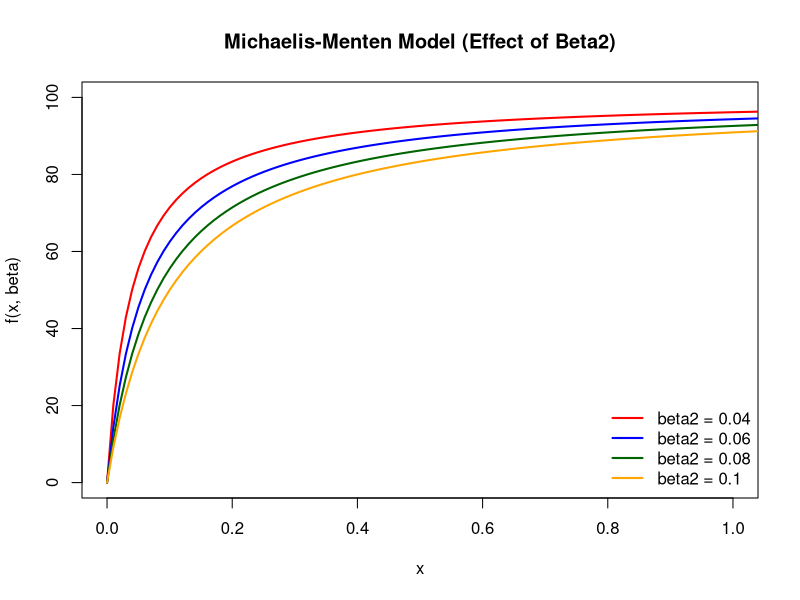
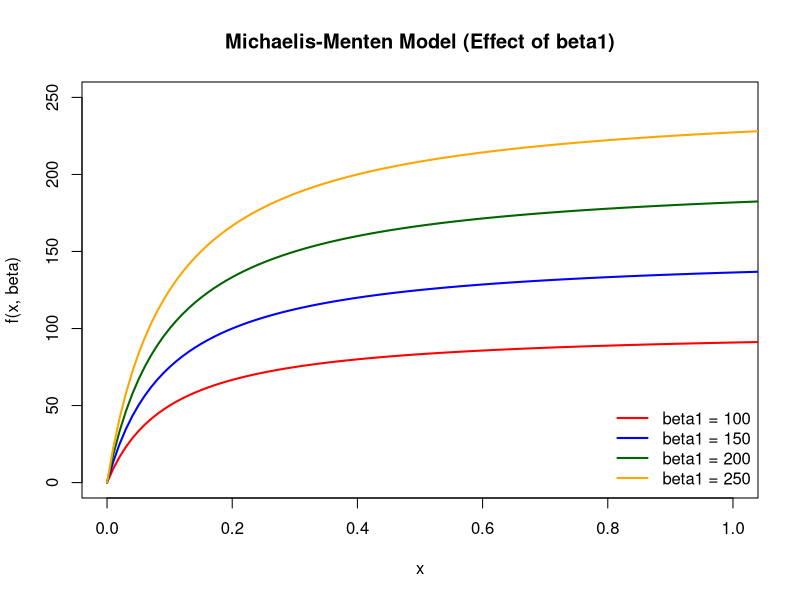
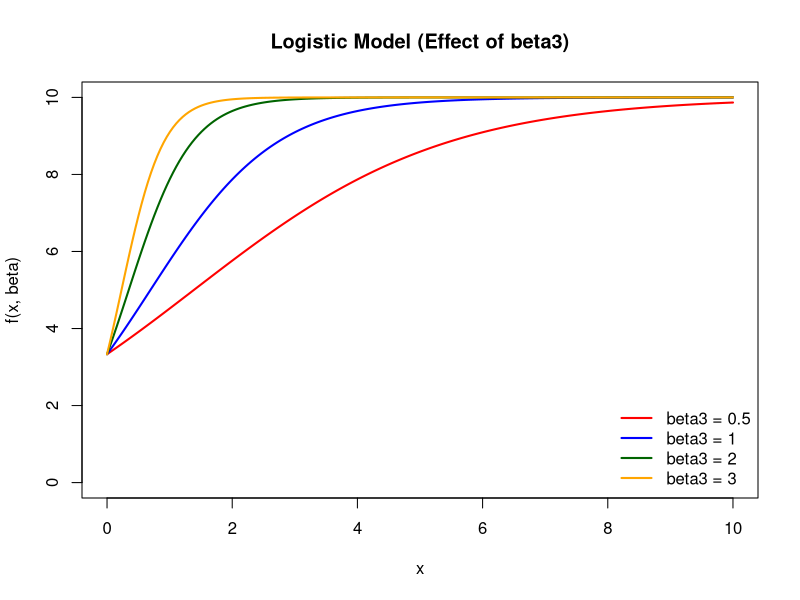
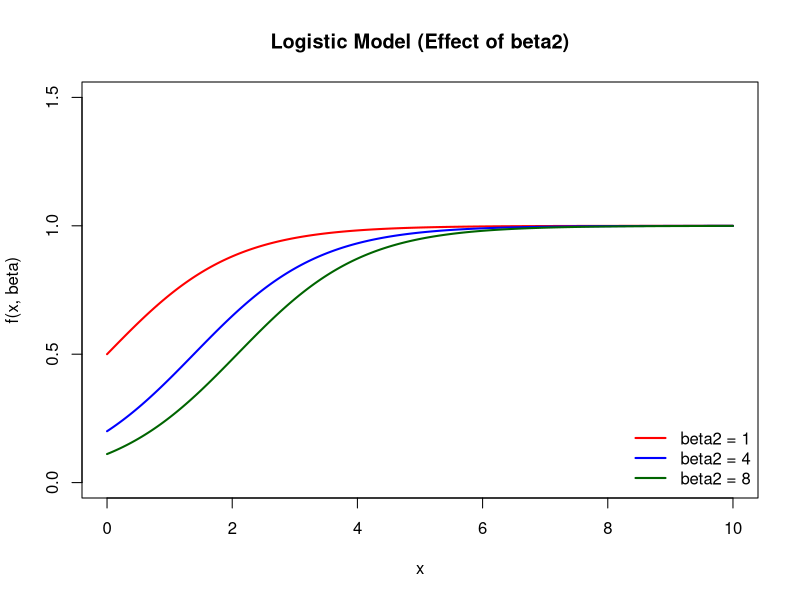
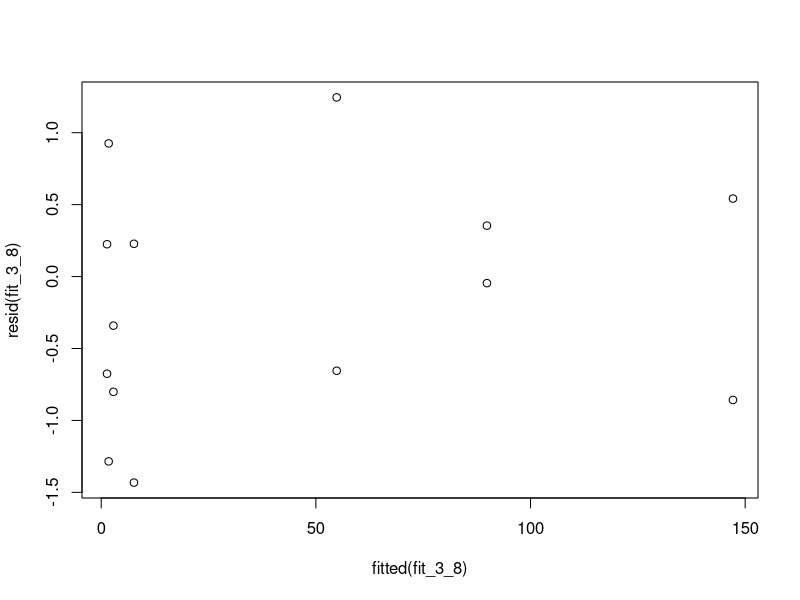
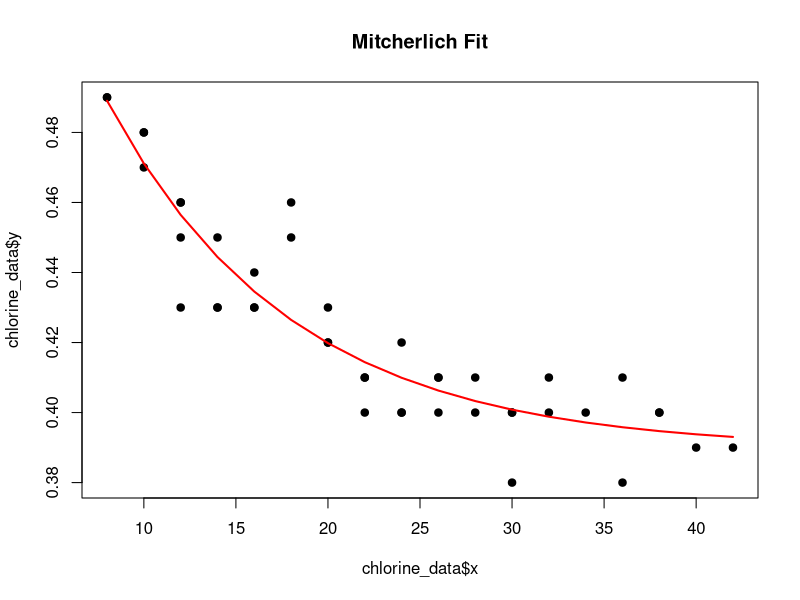
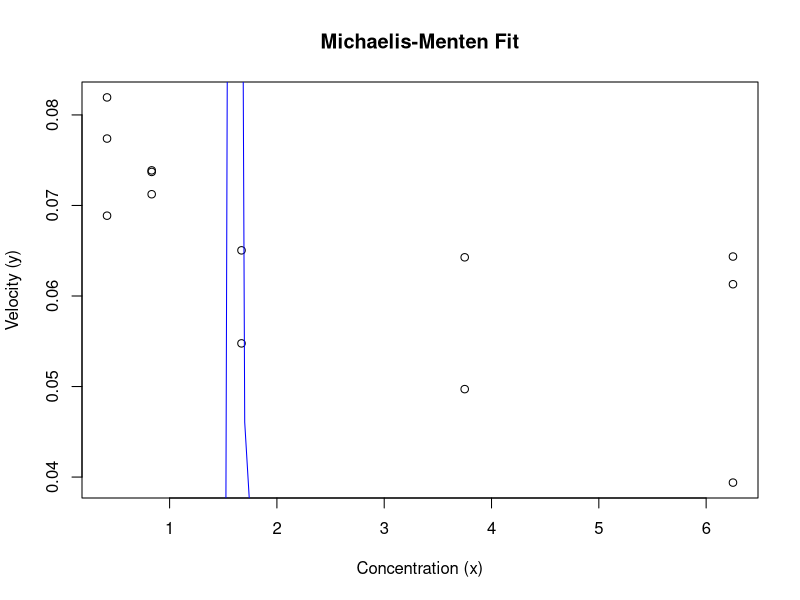
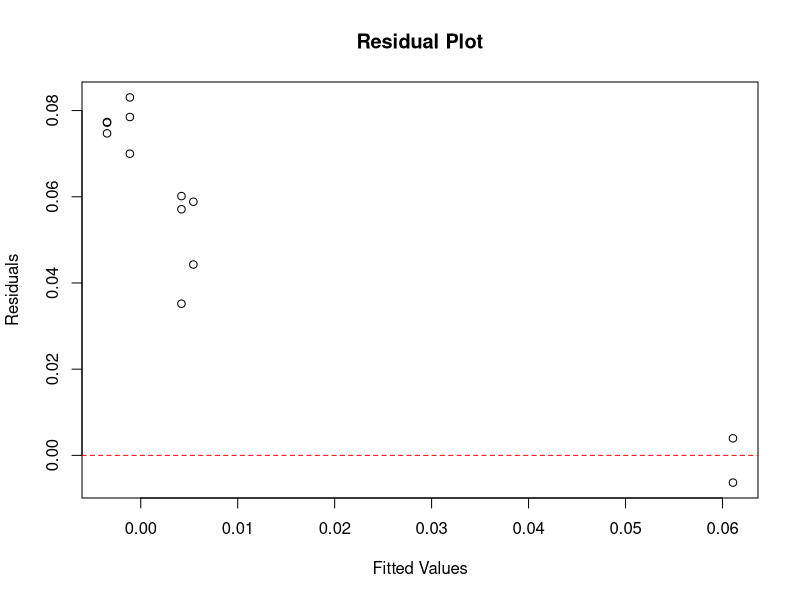

The R source for these figures, in order:
## ---- chunk 1
knitr::opts_chunk$set(echo = TRUE)
## ---- chunk 2
library(MASS)
## ---- chunk 3
# Define the response function based on Eq 3.12
f <- function(x, b1, b2) {
  (b1 * x) / (b2 + x)
}

# Values for x and parameters
x <- seq(0, 2, length.out = 200) # Choosing a range to show saturation
b1 <- 100
b2_values <- c(0.04, 0.06, 0.08, 0.10)
colors <- c("red", "blue", "darkgreen", "orange")

# Create plot
plot(NULL, xlim = c(0, 1), ylim = c(0, 100), 
     xlab = "x", ylab = "f(x, beta)", 
     main = "Michaelis-Menten Model (Effect of Beta2)")

# Add lines for each beta2
for(i in 1:4) {
  lines(x, f(x, b1, b2_values[i]), col = colors[i], lwd = 2)
}

# Add legend
legend("bottomright", legend = paste("beta2 =", b2_values), 
       col = colors, lwd = 2, bty = "n")

## ---- chunk 4
# Define the response function based on Eq 3.12
f <- function(x, b1, b2) {
  (b1 * x) / (b2 + x)
}

# Values for x and parameters
x <- seq(0, 2, length.out = 200) # Choosing a range to show saturation
b1_values <- c(100, 150, 200, 250)
b2 <- 0.10
colors <- c("red", "blue", "darkgreen", "orange")

# Create plot
plot(NULL, xlim = c(0, 1), ylim = c(0, 250), 
     xlab = "x", ylab = "f(x, beta)", 
     main = "Michaelis-Menten Model (Effect of beta1)")

# Add lines for each beta2
for(i in 1:4) {
  lines(x, f(x, b1_values[i], b2), col = colors[i], lwd = 2)
}

# Add legend
legend("bottomright", legend = paste("beta1 =", b1_values), 
       col = colors, lwd = 2, bty = "n")
## ---- chunk 5
# expected value
f <- function(x, b1, b2, b3) {
  b1/(1+b2*exp(-b3*x))
}

# Values for x and parameters
x <- seq(0, 10, length.out = 200) # Choosing a range to show saturation
b1 <- 10
b2 <- 2
b3_values <- c(0.5, 1, 2, 3)
colors <- c("red", "blue", "darkgreen", "orange")

# Create plot
plot(NULL, xlim = c(0, 10), ylim = c(0, 10), 
     xlab = "x", ylab = "f(x, beta)", 
     main = "Logistic Model (Effect of beta3)")

# Add lines for each beta2
for(i in 1:4) {
  lines(x, f(x, b1, b2, b3_values[i]), col = colors[i], lwd = 2)
}

# Add legend
legend("bottomright", legend = paste("beta3 =", b3_values), 
       col = colors, lwd = 2, bty = "n")
## ---- chunk 6
# expected value
f <- function(x, b1, b2, b3) {
  b1/(1+b2*exp(-b3*x))
}

# Values for x and parameters
x <- seq(0, 10, length.out = 200) # Choosing a range to show saturation
b1 <- 1
b2_values <- c(1, 4, 8)
b3 <- 1
colors <- c("red", "blue", "darkgreen")

# Create plot
plot(NULL, xlim = c(0, 10), ylim = c(0, 1.5), 
     xlab = "x", ylab = "f(x, beta)", 
     main = "Logistic Model (Effect of beta2)")

# Add lines for each beta2
for(i in 1:3) {
  lines(x, f(x, b1, b2_values[i], b3), col = colors[i], lwd = 2)
}

# Add legend
legend("bottomright", legend = paste("beta2 =", b2_values), 
       col = colors, lwd = 2, bty = "n")
## ---- chunk 7
# Input the pooled data
x_vals <- c(0.5, 0.5, 1, 1, 2, 2, 4, 4, 8, 8, 9, 9, 10, 10)
y_vals <- c(0.68, 1.58, 0.45, 2.66, 2.50, 2.04, 6.19, 7.85, 56.1, 54.2, 89.8, 90.2, 147.7, 146.3)

# (a) Find starting values using log-linear regression
# log(y) = log(b1) + b2 * x
start_mod <- lm(log(y_vals) ~ x_vals)
start_b1 <- exp(coef(start_mod)[1])
start_b2 <- coef(start_mod)[2]
start_b1
start_b2
## ---- chunk 8
# (b) Fit the nonlinear model using nls()
fit_3_8 <- nls(y_vals ~ b1 * exp(b2 * x_vals), 
               start = list(b1 = start_b1, b2 = start_b2))

## ---- chunk 9
# Display results for (c), (d), and (e)
summary(fit_3_8)
## ---- chunk 10
plot(resid(fit_3_8) ~ fitted(fit_3_8))
## ---- chunk 11
# 1. Input the data with a unique name to avoid the 'closure' error
chlorine_data <- data.frame(
  x = c(8,8, 10,10,10,10, 12,12,12,12, 14,14,14, 16,16,16, 18,18, 20,20,20, 
        22,22,22, 24,24,24, 26,26,26, 28,28, 30,30,30, 32,32, 34, 36,36, 38,38, 40, 42),
  y = c(0.49,0.49, 0.48,0.47,0.48,0.77, 0.46,0.46,0.45,0.43, 0.45,0.43,0.43, 
        0.44,0.43,0.43, 0.46,0.45, 0.42,0.42,0.43, 0.41,0.41,0.40, 0.42,0.40,0.40, 
        0.41,0.40,0.41, 0.41,0.40, 0.40,0.40,0.38, 0.41,0.40, 0.40, 0.41,0.38, 0.40,0.40, 0.39, 0.39)
)

# 2. (Optional but recommended) Remove the 0.77 outlier
chlorine_data <- chlorine_data[chlorine_data$y < 0.70, ]

# 3. Fit the Mitcherlich model
# Model: y = b0 + b1 * exp(b2 * x)
mitch_model <- nls(y ~ b0 + b1 * exp(b2 * x), 
                   data = chlorine_data, 
                   start = list(b0 = 0.39, b1 = 0.1, b2 = -0.05))

# --- Answers for your homework ---

# (b) Summary of parameters
summary(mitch_model)

# (d) 95% Confidence Intervals (Wald Method)
confint.default(mitch_model)

# (e) Estimate of sigma^2 (MSE)
sigma_sq <- sum(resid(mitch_model)^2) / df.residual(mitch_model)
cat("The estimate for sigma^2 is:", sigma_sq, "\n")

# Visualization
plot(chlorine_data$x, chlorine_data$y, pch=19, main="Mitcherlich Fit")
lines(chlorine_data$x, predict(mitch_model), col="red", lwd=2)
## ---- chunk 12
# 1. Input data from the image
df <- data.frame(
  x = c(0.417, 0.417, 0.417, 0.833, 0.833, 0.833, 1.670, 1.670, 
        3.750, 3.750, 6.250, 6.250, 6.250),
  y = c(0.0773895, 0.0688714, 0.0819351, 0.0737034, 0.0738753, 
        0.0712396, 0.0650420, 0.0547667, 0.0497128, 0.0642727, 
        0.0613005, 0.0643576, 0.0393892)
)

# 2. Fit the Michaelis-Menten Model: y = (theta1 * x) / (theta2 + x)
# We use 'nls'. Note: theta1 is Vmax, theta2 is Km.
# Given the downward trend, theta1 will likely be negative.
mm_fit <- nls(y ~ (theta1 * x) / (theta2 + x), 
              data = df, 
              start = list(theta1 = 0.05, theta2 = -1))

# 3. View the results (Coefficients, Standard Errors, p-values)
summary(mm_fit)

# 4. Investigate Adequacy: Residual Analysis
# We check if the errors are randomly distributed
df$residuals <- resid(mm_fit)
df$fitted <- predict(mm_fit)

# Plot 1: Data vs. Fitted Model
plot(df$x, df$y, main="Michaelis-Menten Fit", xlab="Concentration (x)", ylab="Velocity (y)")
lines(seq(0, 7, 0.1), predict(mm_fit, newdata=data.frame(x=seq(0, 7, 0.1))), col="blue")

# Plot 2: Residual Plot
plot(df$fitted, df$residuals, main="Residual Plot", 
     xlab="Fitted Values", ylab="Residuals")
abline(h = 0, lty = 2, col="red")

# 5. Formal Adequacy Check: Lack of Fit Test
# Since we have replicates at x = 0.417, 0.833, etc., we can compare the 
# nonlinear model to a saturated model (ANOVA)
fit_reduced <- mm_fit
fit_full <- lm(y ~ as.factor(x), data = df) # Treatment model for pure error
anova(fit_reduced, fit_full)
## ---- chunk 13
# ============================================
# 3.11 Mitcherlich Model - Base R Solution
# ============================================

# ------------------------------
# (1) Enter data (with replicates)
# ------------------------------
x <- c(rep(8,2), rep(10,4), rep(12,4), rep(14,3), rep(16,3), rep(18,2),
       rep(20,3), rep(22,3), rep(24,3), rep(26,3), rep(28,2), rep(30,3),
       rep(32,2), 34, rep(36,2), rep(38,2), 40, 42)

y <- c(0.49,0.49, 0.48,0.47,0.48,0.77, 0.46,0.46,0.45,0.43, 0.45,0.43,0.43,
       0.44,0.43,0.43, 0.46,0.45, 0.42,0.42,0.43, 0.41,0.41,0.40, 0.42,0.40,0.40,
       0.41,0.40,0.41, 0.41,0.40, 0.40,0.40,0.38, 0.41,0.40, 0.40, 0.41,0.38,
       0.40,0.40, 0.39, 0.39)

# Remove the obvious outlier (0.77 at x=10)
outlier_idx <- which(y == 0.77)
if (length(outlier_idx) > 0) {
  cat("Removing outlier: y =", y[outlier_idx], "at x =", x[outlier_idx], "\n")
  x <- x[-outlier_idx]
  y <- y[-outlier_idx]
}

data <- data.frame(y = y, x = x)
n <- length(y)

# ------------------------------
# (a) Scatter diagram
# ------------------------------
par(mfrow = c(2, 3))  # 2x3 plot layout

plot(x, y, pch = 19, col = "blue", 
     main = "Scatter Plot: Chlorine vs Time",
     xlab = "Time (x)", 
     ylab = "Available Chlorine (y)")
grid()

# ------------------------------
# (b) Fit Mitcherlich model
# ------------------------------
# Mitcherlich model: y = theta1 + theta2 * exp(theta3 * x)
# theta1 = asymptote (long-term value)
# theta2 = range from asymptote at x=0 (negative since decreasing)
# theta3 = decay rate (negative)

# Get starting values from data
theta1_start <- min(y) * 0.95  # asymptote slightly below min observed
theta2_start <- (max(y) - theta1_start) * 1.1  # initial drop
theta3_start <- -0.1  # reasonable decay rate

cat("Starting values:\n")
cat("theta1 (asymptote) =", theta1_start, "\n")
cat("theta2 (range) =", theta2_start, "\n") 
cat("theta3 (decay rate) =", theta3_start, "\n\n")

# Fit nonlinear model
fit_nls <- nls(y ~ theta1 + theta2 * exp(theta3 * x),
               start = list(theta1 = theta1_start, 
                           theta2 = theta2_start, 
                           theta3 = theta3_start),
               data = data,
               control = nls.control(maxiter = 100, warnOnly = TRUE))

cat("=== Mitcherlich Model Fit ===\n")
print(summary(fit_nls))

# Extract parameters
params <- coef(fit_nls)
theta1_est <- params["theta1"]
theta2_est <- params["theta2"]
theta3_est <- params["theta3"]

# ------------------------------
# (c) Test for significance of regression
# ------------------------------
# Calculate F-test for nonlinear regression
y_pred <- predict(fit_nls)
resid <- residuals(fit_nls)

SSE <- sum(resid^2)
SST <- sum((y - mean(y))^2)
SSR <- SST - SSE
p <- 3  # number of parameters

F_stat <- (SSR/(p - 1)) / (SSE/(n - p))
p_value_F <- pf(F_stat, p - 1, n - p, lower.tail = FALSE)

cat("\n=== Significance of Regression (F-test) ===\n")
cat("SST =", SST, "\n")
cat("SSR =", SSR, "\n")
cat("SSE =", SSE, "\n")
cat("F-statistic =", F_stat, "\n")
cat("p-value =", p_value_F, "\n")

if (p_value_F < 0.05) {
  cat("Conclusion: Regression is SIGNIFICANT (p < 0.05)\n")
} else {
  cat("Conclusion: Regression is NOT significant (p >= 0.05)\n")
}

# ------------------------------
# (d) 95% Confidence intervals for parameters
# ------------------------------
se <- summary(fit_nls)$coefficients[, "Std. Error"]
t_val <- qt(0.975, df = n - p)

ci_theta1 <- theta1_est + c(-1, 1) * t_val * se["theta1"]
ci_theta2 <- theta2_est + c(-1, 1) * t_val * se["theta2"]
ci_theta3 <- theta3_est + c(-1, 1) * t_val * se["theta3"]

cat("\n=== 95% Confidence Intervals ===\n")
cat("theta1 (asymptote): [", ci_theta1[1], ", ", ci_theta1[2], "]\n", sep = "")
cat("theta2 (range):     [", ci_theta2[1], ", ", ci_theta2[2], "]\n", sep = "")
cat("theta3 (decay):     [", ci_theta3[1], ", ", ci_theta3[2], "]\n", sep = "")

# Check if intervals include zero
cat("\nParameters significantly different from zero?\n")
cat("theta1:", ifelse(ci_theta1[1] > 0 | ci_theta1[2] < 0, "YES", "NO"), 
    "(CI doesn't include 0)\n")
cat("theta2:", ifelse(ci_theta2[1] > 0 | ci_theta2[2] < 0, "YES", "NO"), 
    "(CI doesn't include 0)\n")
cat("theta3:", ifelse(ci_theta3[1] > 0 | ci_theta3[2] < 0, "YES", "NO"), 
    "(CI doesn't include 0)\n")

# ------------------------------
# (e) Estimate of sigma^2
# ------------------------------
sigma2_hat <- SSE/(n - p)
cat("\n=== Estimate of sigma^2 ===\n")
cat("sigma^2 = SSE/(n-p) =", SSE, "/", n-p, "=", sigma2_hat, "\n")
cat("sigma =", sqrt(sigma2_hat), "\n")

# ------------------------------
# Additional diagnostics
# ------------------------------
# (1) Residuals vs Fitted
plot(y_pred, resid, pch = 19, col = "blue",
     main = "Residuals vs Fitted",
     xlab = "Fitted Values", ylab = "Residuals")
abline(h = 0, col = "red", lty = 2)
grid()

# (2) Normal Q-Q plot
qqnorm(resid, main = "Normal Q-Q Plot", pch = 19, col = "blue")
qqline(resid, col = "red")
grid()

# (3) Shapiro-Wilk test for normality
shapiro_test <- shapiro.test(resid)
cat("\n=== Shapiro-Wilk Normality Test ===\n")
cat("W =", shapiro_test$statistic, "p-value =", shapiro_test$p.value, "\n")
if (shapiro_test$p.value < 0.05) {
  cat("Conclusion: Residuals are NOT normally distributed\n")
} else {
  cat("Conclusion: Residuals are normally distributed\n")
}

# (4) Residuals vs Predictor
plot(x, resid, pch = 19, col = "blue",
     main = "Residuals vs Time",
     xlab = "Time (x)", ylab = "Residuals")
abline(h = 0, col = "red", lty = 2)
grid()

# ------------------------------
# (5) Fitted curve plot
# ------------------------------
plot(x, y, pch = 19, col = "blue", 
     main = "Mitcherlich Model Fit",
     xlab = "Time (x)", 
     ylab = "Available Chlorine (y)",
     xlim = c(0, max(x)*1.1),
     ylim = c(min(y)*0.95, max(y)*1.05))
grid()

# Add fitted curve
x_seq <- seq(0, max(x), length = 100)
y_fit_seq <- theta1_est + theta2_est * exp(theta3_est * x_seq)
lines(x_seq, y_fit_seq, col = "red", lwd = 2)

# Add equation text
text(0.7*max(x), 0.9*max(y), 
     paste("y = ", round(theta1_est, 3), " + ", 
           round(theta2_est, 3), " * exp(", 
           round(theta3_est, 3), " * x)", sep = ""), 
     cex = 0.9)

# ------------------------------
# (6) Lack-of-fit test (using replicates)
# ------------------------------
# Check for replicates
x_unique <- unique(x)
n_unique <- length(x_unique)

if (n_unique < n) {
  # Calculate pure error SS
  SS_pe <- 0
  for (xi in x_unique) {
    yi <- y[x == xi]
    SS_pe <- SS_pe + sum((yi - mean(yi))^2)
  }
  
  df_pe <- n - n_unique
  df_lof <- n_unique - p  # p parameters
  
  SS_lof <- SSE - SS_pe
  
  if (df_lof > 0 && df_pe > 0) {
    MS_pe <- SS_pe / df_pe
    MS_lof <- SS_lof / df_lof
    F_lof <- MS_lof / MS_pe
    p_lof <- pf(F_lof, df_lof, df_pe, lower.tail = FALSE)
    
    cat("\n=== Lack-of-Fit Test ===\n")
    cat("Pure Error SS:", SS_pe, "df:", df_pe, "\n")
    cat("Lack-of-Fit SS:", SS_lof, "df:", df_lof, "\n")
    cat("F-statistic:", F_lof, "\n")
    cat("p-value:", p_lof, "\n")
    
    if (p_lof < 0.05) {
      cat("Conclusion: Significant lack-of-fit exists\n")
    } else {
      cat("Conclusion: No significant lack-of-fit\n")
    }
  } else {
    cat("\nNote: Not enough df for lack-of-fit test\n")
  }
} else {
  cat("\nNote: No replicates for lack-of-fit test\n")
}

# ------------------------------
# (7) Summary statistics
# ------------------------------
R_sq <- 1 - SSE/SST
adj_R_sq <- 1 - (SSE/(n - p)) / (SST/(n - 1))

cat("\n=== Summary Statistics ===\n")
cat("Number of observations: n =", n, "\n")
cat("R-squared:", R_sq, "\n")
cat("Adjusted R-squared:", adj_R_sq, "\n")
cat("Root Mean Square Error (RMSE):", sqrt(sigma2_hat), "\n")

# ------------------------------
# (8) Final parameter interpretation
# ------------------------------
cat("\n=== Parameter Interpretation ===\n")
cat("theta1 (asymptote) =", round(theta1_est, 4), 
    "-> Long-term chlorine level approaches", round(theta1_est, 4), "\n")
cat("theta2 (range) =", round(theta2_est, 4), 
    "-> Initial chlorine is", round(theta1_est + theta2_est, 4), 
    "at time 0\n")
cat("theta3 (decay rate) =", round(theta3_est, 4), 
    "-> Negative value indicates decay\n")

# Half-life approximation (time for effect to reduce by half)
# For exponential decay: t_half = ln(0.5)/theta3
if (theta3_est < 0) {
  t_half <- log(0.5)/theta3_est
  cat("Approximate half-life of decay:", round(t_half, 2), "time units\n")
}

# ------------------------------
# Reset plot layout
# ------------------------------
par(mfrow = c(1, 1))
## ---- chunk 14
# ============================================
# 3.16 Michaelis-Menten Model - Base R Solution
# ============================================

# ------------------------------
# (1) Enter data
# ------------------------------
y <- c(0.0773895, 0.0688714, 0.0819351, 0.0737034, 0.0738753, 
       0.0712396, 0.0650420, 0.0547667, 0.0497128, 0.0642727,
       0.0613005, 0.0643576, 0.0393892)
x <- c(0.417, 0.417, 0.417, 0.833, 0.833, 0.833, 1.670, 1.670, 
       3.750, 3.750, 6.250, 6.250, 6.250)

data <- data.frame(y = y, x = x)
n <- length(y)

# ------------------------------
# (2) Scatter plot (a)
# ------------------------------
par(mfrow = c(2, 3))  # Set up 2x3 plot layout

# Scatter plot
plot(x, y, pch = 19, col = "blue", 
     main = "Scatter Plot: y vs x",
     xlab = "Concentration (x)", 
     ylab = "Velocity (y)")
grid()

# ------------------------------
# (3) Fit Michaelis-Menten model (b)
# ------------------------------
# Michaelis-Menten: y = (Vmax * x) / (Km + x)

# Get starting values
Vmax_start <- max(y) * 1.1
Km_start <- median(x)
cat("Starting values: Vmax =", Vmax_start, "Km =", Km_start, "\n\n")

# Fit nonlinear model
fit_nls <- nls(y ~ (Vmax * x) / (Km + x), 
               start = list(Vmax = Vmax_start, Km = Km_start),
               data = data)

cat("=== Michaelis-Menten Model Fit ===\n")
print(summary(fit_nls))

# Extract parameters
params <- coef(fit_nls)
Vmax_est <- params["Vmax"]
Km_est <- params["Km"]

# ------------------------------
# (4) Confidence intervals
# ------------------------------
se <- summary(fit_nls)$coefficients[, "Std. Error"]
t_val <- qt(0.975, df = n - 2)  # 2 parameters

ci_Vmax <- Vmax_est + c(-1, 1) * t_val * se["Vmax"]
ci_Km <- Km_est + c(-1, 1) * t_val * se["Km"]

cat("\n=== 95% Confidence Intervals ===\n")
cat("Vmax: [", ci_Vmax[1], ", ", ci_Vmax[2], "]\n", sep = "")
cat("Km:   [", ci_Km[1], ", ", ci_Km[2], "]\n", sep = "")

# Check if CIs include zero
cat("\nParameters different from zero?\n")
cat("Vmax:", ifelse(ci_Vmax[1] > 0, "YES (CI > 0)", "NO"), "\n")
cat("Km:  ", ifelse(ci_Km[1] > 0, "YES (CI > 0)", "NO"), "\n")

# ------------------------------
# (5) Model adequacy - Residual analysis
# ------------------------------
# Get predictions and residuals
y_pred <- predict(fit_nls)
resid <- residuals(fit_nls)

# (a) Residuals vs Fitted
plot(y_pred, resid, pch = 19, col = "blue",
     main = "Residuals vs Fitted",
     xlab = "Fitted Values", ylab = "Residuals")
abline(h = 0, col = "red", lty = 2)
grid()

# (b) Normal Q-Q plot
qqnorm(resid, main = "Normal Q-Q Plot", pch = 19, col = "blue")
qqline(resid, col = "red")
grid()

# (c) Shapiro-Wilk test
shapiro_test <- shapiro.test(resid)
cat("\n=== Shapiro-Wilk Normality Test ===\n")
cat("W =", shapiro_test$statistic, "p-value =", shapiro_test$p.value, "\n")

# (d) Residuals vs Predictor
plot(x, resid, pch = 19, col = "blue",
     main = "Residuals vs Concentration",
     xlab = "Concentration (x)", ylab = "Residuals")
abline(h = 0, col = "red", lty = 2)
grid()

# ------------------------------
# (6) Goodness of fit
# ------------------------------
SSE <- sum(resid^2)
SST <- sum((y - mean(y))^2)
R_sq <- 1 - SSE/SST
sigma2_hat <- SSE/(n - 2)

cat("\n=== Goodness of Fit ===\n")
cat("SSE:", SSE, "\n")
cat("SST:", SST, "\n")
cat("R-squared:", R_sq, "\n")
cat("sigma^2 estimate:", sigma2_hat, "\n")
cat("RMSE:", sqrt(sigma2_hat), "\n")

# ------------------------------
# (7) Fitted curve plot
# ------------------------------
# Plot data
plot(x, y, pch = 19, col = "blue", 
     main = "Michaelis-Menten Fit",
     xlab = "Concentration (x)", 
     ylab = "Velocity (y)",
     xlim = c(0, max(x)*1.1),
     ylim = c(0, max(y)*1.1))
grid()

# Add fitted curve
x_seq <- seq(0, max(x), length = 100)
y_fit_seq <- (Vmax_est * x_seq) / (Km_est + x_seq)
lines(x_seq, y_fit_seq, col = "red", lwd = 2)

# Add equation text
text(0.7*max(x), 0.9*max(y), 
     paste("y = (", round(Vmax_est, 4), "*x) / (", 
           round(Km_est, 4), " + x)", sep = ""), 
     cex = 0.9)

# ------------------------------
# (8) Lack-of-fit test (using replicates)
# ------------------------------
# Check for replicates
x_unique <- unique(x)
n_unique <- length(x_unique)

if (n_unique < n) {
  # Calculate pure error SS
  SS_pe <- 0
  for (xi in x_unique) {
    yi <- y[x == xi]
    SS_pe <- SS_pe + sum((yi - mean(yi))^2)
  }
  
  df_pe <- n - n_unique
  df_lof <- n_unique - 2  # 2 parameters
  
  SS_lof <- SSE - SS_pe
  
  if (df_lof > 0 && df_pe > 0) {
    MS_pe <- SS_pe / df_pe
    MS_lof <- SS_lof / df_lof
    F_lof <- MS_lof / MS_pe
    p_lof <- pf(F_lof, df_lof, df_pe, lower.tail = FALSE)
    
    cat("\n=== Lack-of-Fit Test ===\n")
    cat("Pure Error SS:", SS_pe, "df:", df_pe, "\n")
    cat("Lack-of-Fit SS:", SS_lof, "df:", df_lof, "\n")
    cat("F-statistic:", F_lof, "\n")
    cat("p-value:", p_lof, "\n")
    
    if (p_lof < 0.05) {
      cat("Conclusion: Significant lack-of-fit exists\n")
    } else {
      cat("Conclusion: No significant lack-of-fit\n")
    }
  }
} else {
  cat("\nNote: No replicates for lack-of-fit test\n")
}

# ------------------------------
# (9) Compare with Lineweaver-Burk linearization
# ------------------------------
inv_y <- 1/y
inv_x <- 1/x

# Fit linear model
fit_lm <- lm(inv_y ~ inv_x)
cat("\n=== Lineweaver-Burk Linearized Model ===\n")
print(summary(fit_lm))

# Extract parameters from linear fit
intercept <- coef(fit_lm)[1]
slope <- coef(fit_lm)[2]

Vmax_lb <- 1/intercept
Km_lb <- slope/intercept

cat("\nParameters from Lineweaver-Burk:\n")
cat("Vmax =", Vmax_lb, "\n")
cat("Km =", Km_lb, "\n")

# Plot Lineweaver-Burk
plot(inv_x, inv_y, pch = 19, col = "blue",
     main = "Lineweaver-Burk Plot",
     xlab = "1/x", ylab = "1/y")
abline(fit_lm, col = "red", lwd = 2)
grid()

# ------------------------------
# (10) Overall model assessment
# ------------------------------
cat("\n=== MODEL ADEQUACY SUMMARY ===\n")
cat("1. Parameters: Vmax =", round(Vmax_est, 5), 
    "Km =", round(Km_est, 5), "\n")
cat("2. R-squared:", round(R_sq, 4), "\n")
cat("3. Residual normality (Shapiro-Wilk): p =", 
    round(shapiro_test$p.value, 4), "\n")
cat("4. Residual plots: Check for patterns\n")

if (exists("p_lof")) {
  cat("5. Lack-of-fit: p =", round(p_lof, 4), "\n")
}

# Check for issues
issues <- 0
if (shapiro_test$p.value < 0.05) {
  cat("WARNING: Residuals may not be normally distributed\n")
  issues <- issues + 1
}

if (R_sq < 0.7) {
  cat("WARNING: R-squared is relatively low\n")
  issues <- issues + 1
}

if (exists("p_lof") && p_lof < 0.05) {
  cat("WARNING: Significant lack-of-fit detected\n")
  issues <- issues + 1
}

if (issues == 0) {
  cat("\nCONCLUSION: Michaelis-Menten model appears adequate.\n")
} else {
  cat("\nCONCLUSION: Model has", issues, "potential issue(s).\n")
}

# Reset plot layout
par(mfrow = c(1, 1))
